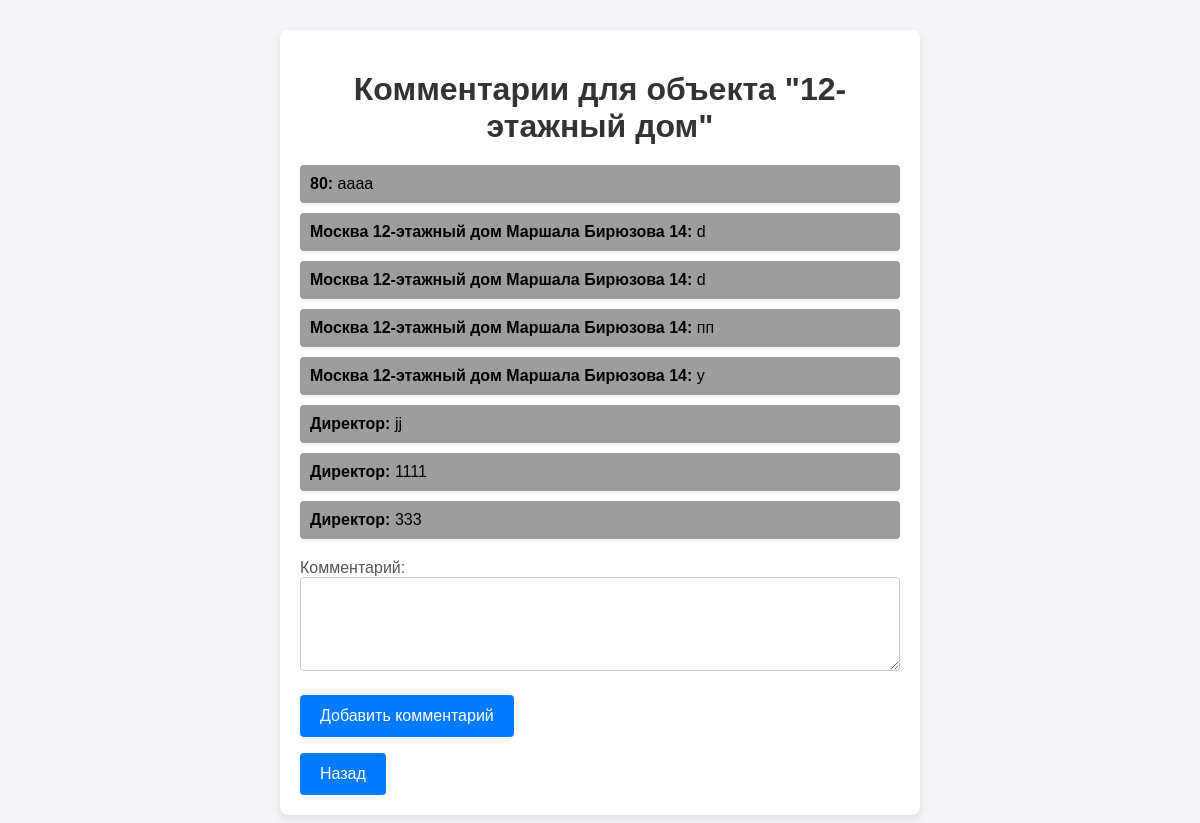
Screenshot of /comments/1 (signed in) with the database file from the repository.
### tables this page shows
CREATE TABLE construction_objects (
                id INTEGER PRIMARY KEY AUTOINCREMENT,
                name TEXT NOT NULL,
                address TEXT NOT NULL,
                deadline TEXT NOT NULL,
                status TEXT NOT NULL
            );

CREATE TABLE comments (
                id INTEGER PRIMARY KEY AUTOINCREMENT,
                object_id INTEGER NOT NULL,
                user TEXT NOT NULL,
                text TEXT NOT NULL,
                FOREIGN KEY (object_id) REFERENCES construction_objects (id) ON DELETE CASCADE
            );

### main.py (the view)
@app.route("/comments/<int:object_id>", methods=["GET", "POST"])
@login_required
def comments(object_id):
    obj = ConstructionObjectTable.get_by_id(object_id)
    if request.method == "POST":
        user = current_user.desc
        text = request.form["text"]
        CommentTable.save(object_id=object_id, user=user, text=text)
        return redirect(url_for("comments", object_id=object_id))
    comments = CommentTable.get_by_id(object_id)
    return render_template("comments.html", obj=obj, comments=comments)

### active_record.py (called while the page is built)
    @staticmethod
    def connect():
        conn = sqlite3.connect(DB_PATH)
        conn.row_factory = sqlite3.Row
        return conn

    @staticmethod
    def from_row(row):
        return ConstructionObject(
            id=row["id"], name=row["name"], address=row["address"],
            deadline=row["deadline"], status=row["status"]
        )

    @staticmethod
    def get_by_id(object_id):
        conn = ConstructionObject.connect()
        cursor = conn.cursor()
        cursor.execute("SELECT * FROM construction_objects WHERE id = ?", (object_id,))
        row = cursor.fetchone()
        conn.close()
        return ConstructionObject.from_row(row) if row else None

    @staticmethod
    def from_row(row):
        return Comment(
            id=row[0], object_id=row[1], user=row[2], text=row[3]
        )

    @classmethod
    def get_by_id(cls, object_id):
        print(f"object_id {object_id}")
        conn = Comment.connect()
        cursor = conn.cursor()
        cursor.execute("SELECT * FROM comments WHERE object_id = ?", (object_id,))
        rows = cursor.fetchall()
        conn.close()
        return [Comment.from_row(row) for row in rows]

    @staticmethod
    def from_row(row):
        if len(row) == 4:
            return User(
                id=row[0],
                username=row[1],
                password=row[2],
                desc=row[3]
            )
        return None

    @classmethod
    def get_by_id(cls, user_id):
        conn = User.connect()
        cursor = conn.cursor()
        cursor.execute("SELECT * FROM users WHERE id = ?", (user_id,))
        row = cursor.fetchone()
        conn.close()
        return User.from_row(row) if row else None

### main.py (called while the page is built)
@login_manager.user_loader
def load_user(user_id):
    return UserTable.get_by_id(user_id)

### table_module.py (called while the page is built)
    @staticmethod
    def get_by_id(object_id):
        return ConstructionObject.get_by_id(object_id)

    @staticmethod
    def get_by_id(object_id):
        return Comment.get_by_id(object_id)

    @staticmethod
    def get_by_id(user_id):
        return User.get_by_id(user_id)

### templates/comments.html (shortened to what this page needs)
<!DOCTYPE html>
<html lang="ru">
<head>
</head>
<body>
    <div class="container">
        <h1>Комментарии для объекта "{{ obj.name }}"</h1>
        <ul>
            {% for comment in comments %}
            <li><strong>{{ comment.user }}:</strong> {{ comment.text }}</li>
            {% endfor %}
        </ul>
        <form method="POST">
            <div class="form-group">
                <label for="text">Комментарий:</label>
                <textarea id="text" name="text" rows="4" required></textarea>
            </div>
            <button type="submit">Добавить комментарий</button>
        </form>
        <button type="submit" onclick="window.location.href='{{ url_for('index') }}'">Назад</button>
    </div>
</body>
</html>

### templates/comments.html (style rules this page uses)
body { font-family: Arial, sans-serif; background-color: #f4f4f9; margin: 0; padding: 0; }
.container { max-width: 600px; margin: 30px auto; background-color: #ffffff; padding: 20px; border-radius: 8px; box-shadow: 0 4px 8px rgba(0, 0, 0, 0.1); }
h1 { text-align: center; color: #333; margin-bottom: 20px; }
ul { padding-left: 0; list-style: none; margin-bottom: 20px; }
ul li { background-color: #9d9d9d; padding: 10px; margin: 10px 0; border-radius: 4px; box-shadow: 0 2px 5px rgba(0, 0, 0, 0.05); }
.form-group { margin-bottom: 20px; }
label { font-size: 16px; color: #555; }
input[type="text"], textarea { width: 100%; padding: 10px; font-size: 16px; border: 1px solid #ccc; border-radius: 4px; box-sizing: border-box; }
button { background-color: #007BFF; color: #ffffff; border: none; padding: 12px 20px; font-size: 16px; border-radius: 4px; cursor: pointer; transition: background-color 0.3s; }

### rows the page displays
construction_objects: name "12-этажный дом"
comments: user "80", text "аааа"
comments: user "Москва 12-этажный дом Маршала Бирюзова 14", text "d"
comments: user "Москва 12-этажный дом Маршала Бирюзова 14", text "d"
comments: user "Москва 12-этажный дом Маршала Бирюзова 14", text "пп"
comments: user "Москва 12-этажный дом Маршала Бирюзова 14", text "у"
comments: user "Директор", text "jj"
comments: user "Директор", text "1111"
comments: user "Директор", text "333"
